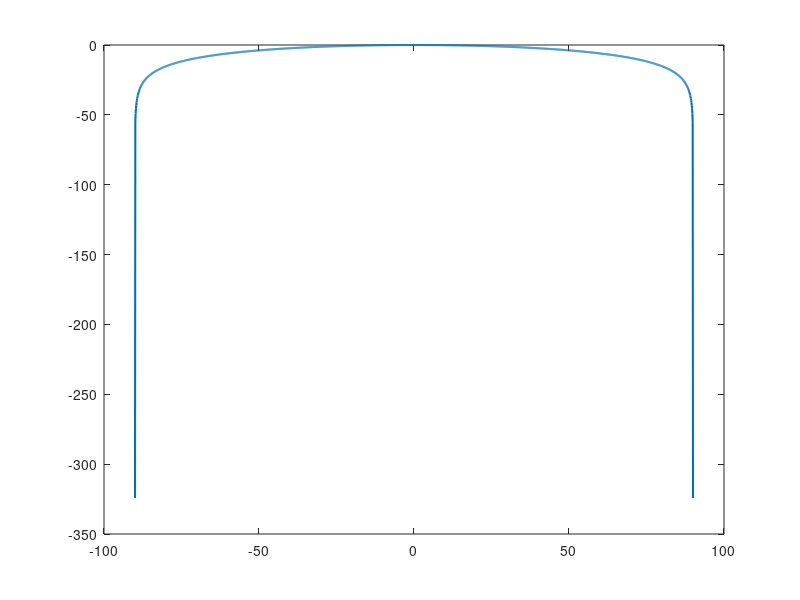

Recreate this plot in MATLAB. (Note: this script raises an error after producing the figure.)
% Scratch/learning work day 3
% 
% 
% Building conventional Beamscan method and seeing it fail on close sources
% 
% 
clc; clear all; close all;


scanDeg = -90:0.1:90;       % 1801 angles
% Grid spacing is a choice with a cost. At 0.1 deg spacing, peaks can only
% land on multiples of 0.1 deg, which is why our answers will be "rounded".
% We can use rounding as a floor in the error curves. 


G = numel(scanDeg);
P = zeros(1, G);            % preallocate: much faster than growing P
% Preallocation of a loop when you know the final size is much faster than
% trying to grow the matrix one entry in each pass. MATLAB has to copy the
% array every time and when we do Monte Carlo simulation that has to happen
% thousands of times.

% Compute anything that doesn't change inside the loop once before it. 

for g = 1:G
    P(g) = cos(scanDeg(g)*pi/180)^2;    % placeholder work
end
% section is important because it evaluates a formula for a set of angles.
% The computer can't do that if you don't give it a list of discrete
% variables to consider. We perform a computation at each position/angle
% and store it in a matrix (P). This is needed for the "spatial spectrum"
% analysis that we will do later.


figure;
plot(scanDeg, 10*log10(P/max(P)), 'LineWidth', 1.5); hold on;
% Normalizing to 0dB with 10*log10(P/max(P)). Beamscan peaks around 100
% while MUSIC can peak at 10,000 or higher. Dividing by the maximum puts
% every peak at 0 dB, so you compare shapes (width, dip depth) rather than
% raw size. This also helps keep the tall MUSIC needles from flattening
% everything else. 

% Hold on keeps all plots on same graph.

xline(8, '--');
% Marks the true angles so methods can be compared to the actual values
% they're trying to find. 

grid on; xlabel('angle (deg)'); ylabel('normalized power (dB)');
legend('beamscan'); xlim([-40 40]); ylim([-40 3]);
% limits the graphs to the interesting region - most action is between -40
% and 40 degrees.

exportgraphics(gcf, 'fig2.png');  % R2020a and newer; otherwise saveas(gcf, 'fig2.png')
% saving via code allows reruns to save automatically. 


peaks = [];
for g = 2:G-1           % skips the first and last point because they have no neighbors
    if P(g) > P(g-1) && P(g) >= P(g+1)
        peaks(end+1) = g;          % append to the list because we don't know exact # of peaks
        % growing is fine when we don't know size and we know it'll be
        % small.
    end
end
% A peak is a local maximum. A point higher than its left neighbor and at
% least as high as its right one: if line 60. >= on right side handles flat
% tops. Exactly one of a two-point plateau counts rather than both or
% none.

[~, order] = sort(P(peaks), 'descend');   % ~ throws away an output
% sort with 2 outputs gives the reordered matrix in argument 1 and the
% previous location of the index in argument 2

best = peaks(order(1));                 % indices of the two tallest
